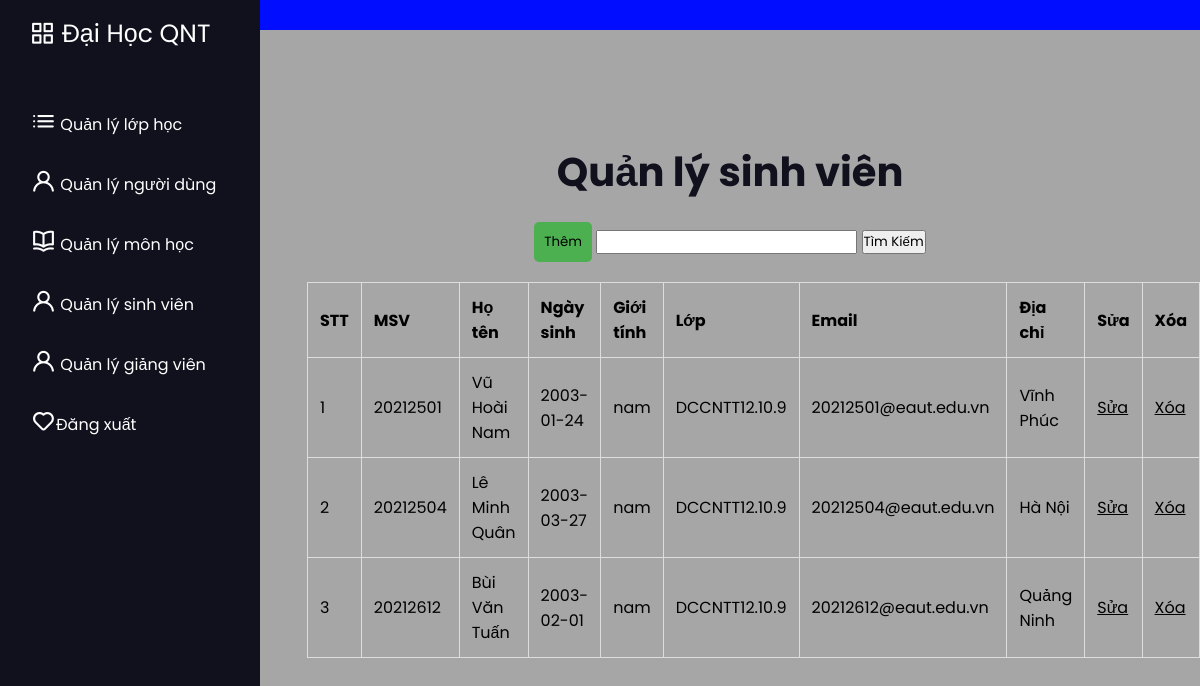
The page /admin/qlsv/quanlysinhvien.php on the database its author committed.
### tables this page shows
CREATE TABLE `sinhvien` (
  `MSV` int(10) NOT NULL,
  `HoTen` text NOT NULL,
  `NgaySinh` date NOT NULL,
  `GioiTinh` varchar(20) NOT NULL,
  `MaLop` varchar(50) NOT NULL,
  `Email` varchar(100) NOT NULL,
  `DiaChi` varchar(150) NOT NULL
);

CREATE TABLE `lop` (
  `MaLop` varchar(20) NOT NULL,
  `TenLop` varchar(30) NOT NULL
);

### connect/connDB.php (called while the page is built, shortened)
<?php
    function executeResult($sql){
        $conn = mysqli_connect(host, username, pass, db);
        $resultset = mysqli_query($conn, $sql);
        $list = [];
        while ($row = mysqli_fetch_array($resultset, 1)) {
            $list[] = $row;
        }
        return $list;
    }

### admin/qlsv/quanlysinhvien.php (the view, shortened to what this page needs)
<?php
    require_once("D:/PHP/xampp/htdocs/BTL_PHP/connect/connDB.php");
?>
<!DOCTYPE html>
<html lang="en">
<head>
    <link rel="stylesheet" href="/BTL_PHP/admin/admin.css">
    <link rel="stylesheet" href="https://unicons.iconscout.com/release/v4.0.8/css/line.css">
</head>
<body>
    <nav class="sidebar">
        <a href="/BTL_PHP/admin/admin.html" class="logo"><i class="uil uil-apps"></i> Đại Học QNT</a>
        <div class="menu-content">
            <ul class="menu-items">
                <li class="item">
                    <a href="/BTL_PHP/admin/qllop/quanlylophoc.php"><i class="uil uil-list-ul"></i> Quản lý lớp học </a>
                </li>
                <li class="item">
                    <a href="/BTL_PHP/admin/qltk/quanlynguoidung.php"><i class="uil uil-user"></i> Quản lý người dùng</a>
                </li>
                <li class="item">
                    <a href="/BTL_PHP/admin/qlmon/quanlymonhoc.php"><i class="uil uil-book-open"></i> Quản lý môn học</a>
                </li>
                <li class="item">
                    <a href="/BTL_PHP/admin/qlsv/quanlysinhvien.php"><i class="uil uil-user"></i> Quản lý sinh viên</a>
                </li>
                <li class="item">
                    <a href="/BTL_PHP/admin/qlgv/quanlygiangvien.php"><i class="uil uil-user"></i> Quản lý giảng viên</a>
                </li>
                <li class="item">
                    <a href="/BTL_PHP/login/index.php"><i class="uil uil-heart"></i>Đăng xuất</a>
                </li>
            </ul>
        </div>
    </nav>
    <nav class="navbar"></nav>
    <main class="main" id="content">
        <form action="" method="post">
            <h1>Quản lý sinh viên</h1>
            <div class="manage-container">
                <button class="manage-button" name="Them"><a href="Them.php">Thêm</a></button>
                <input type="text" name="timkiem">
                <input type="submit" name="btnTim" value="Tìm Kiếm">
            </div>
            <table id="myTable">
                <tr>
                    <td><b>STT</b></td>
                    <td><b>MSV</b></td>
                    <td><b>Họ tên</b></td>
                    <td><b>Ngày sinh</b></td>
                    <td><b>Giới tính</b></td>
                    <td><b>Lớp</b></td>
                    <td><b>Email</b></td>
                    <td><b>Địa chỉ</b></td>
                    <td><b>Sửa</b></td>
                    <td><b>Xóa</b></td>
                </tr>
                <?php
                    if (isset($_POST["btnTim"])) {
                        $tim = $_POST['timkiem'];
                        if (!empty($tim)) {
                            $sql = "SELECT * FROM sinhvien
                                    LEFT JOIN lop ON sinhvien.MaLop = lop.MaLop
                                    WHERE sinhvien.HoTen LIKE '%$tim%' OR sinhvien.Email LIKE '%$tim%'
                                    OR sinhvien.MSV LIKE '%$tim%' OR sinhvien.GioiTinh LIKE '%$tim%'
                                    OR lop.TenLop LIKE '%$tim%' OR sinhvien.DiaChi LIKE '%$tim%'
                                    OR sinhvien.NgaySinh LIKE '%$tim%'";
                        }else {
                            $sql = "SELECT * FROM sinhvien
                                    LEFT JOIN lop ON sinhvien.MaLop = lop.MaLop";
                        }
                    }else {
                        $sql = "SELECT * FROM sinhvien
                                LEFT JOIN lop ON sinhvien.MaLop = lop.MaLop";
                    }
                    $sinhVienList = executeResult($sql);
                    if (!empty($sinhVienList)) {
                        $stt = 1;
                        foreach ($sinhVienList as $sinhVien) {
                            echo "<tr>
                                    <td>$stt</td>
                                    <td>" . $sinhVien["MSV"] . "</td>
                                    <td>" . $sinhVien["HoTen"] . "</td>
                                    <td>" . $sinhVien["NgaySinh"] . "</td>
                                    <td>" . $sinhVien["GioiTinh"] . "</td>
                                    <td>" . $sinhVien["TenLop"] . "</td>
                                    <td>" . $sinhVien["Email"] . "</td>
                                    <td>" . $sinhVien["DiaChi"] . "</td>
                                    <td><a href='Sua.php?id=" . $sinhVien["MSV"] . "'>Sửa</a></td>
                                    <td><a href='Xoa.php?id=" . $sinhVien["MSV"] . "' onclick='return confirm(\"Bạn có chắc chắn muốn xóa?\")'>Xóa</a></td>
                                </tr>";
                            $stt++;
                        }
                    } else {
                        echo "<tr><td colspan='10'>Không có sinh viên.</td></tr>";
                    }
                ?>
            </table>
        </form>
    </main>
</body>
</html>

### admin/admin.css (style rules this page uses)
* { margin: 0; padding: 0; box-sizing: border-box; font-family: "Poppins", sans-serif; }
.sidebar { position: fixed; height: 100%; width: 260px; background: #11101d; padding: 15px; z-index: 99; }
.logo { font-size: 25px; padding: 0 15px; }
.sidebar a { color: #fff; text-decoration: none; }
.menu-content { position: relative; height: 100%; width: 100%; margin-top: 40px; overflow-y: scroll; }
i.uil.uil:before { font-size: 25px; }
.menu-items { height: 100%; width: 100%; list-style: none; transition: all 0.4s ease; }
.item a, .submenu-item { padding: 16px; display: inline-block; width: 100%; border-radius: 12px; }
.item i { font-size: 12px; }
.navbar, .main { left: 260px; width: calc(100% - 260px); transition: all 0.5s ease; z-index: 1000; }
.navbar { position: fixed; color: #fff; padding: 15px 20px; font-size: 25px; background: #000dff; cursor: pointer; }
.main { position: relative; display: flex; align-items: center; justify-content: center; height: 100vh; z-index: 100; background: #a7a6a6; }
.main h1 { color: #11101d; font-size: 40px; text-align: center; }
a { color: black; }

### admin/qlsv/quanlysinhvien.php (style rules this page uses)
table { border-collapse: collapse; width: 100%; margin-top: 20px; }
table, th, td { border: 1px solid #ddd; }
th, td { padding: 12px; text-align: left; }
form { width: 90%; }
.manage-container { margin-top: 10px; display: block; text-align: center; }
.manage-button { padding: 10px; background-color: #4CAF50; color: white; border: none; border-radius: 5px; cursor: pointer; margin-top: 10px; }
.manage-button a { text-decoration: none; }

### rows shown on the page
sinhvien: MSV "20212501", HoTen "Vũ Hoài Nam", NgaySinh "2003-01-24", GioiTinh "nam", MaLop.TenLop "DCCNTT12.10.9", Email "20212501@eaut.edu.vn", DiaChi "Vĩnh Phúc"
sinhvien: MSV "20212504", HoTen "Lê Minh Quân", NgaySinh "2003-03-27", GioiTinh "nam", MaLop.TenLop "DCCNTT12.10.9", Email "20212504@eaut.edu.vn", DiaChi "Hà Nội"
sinhvien: MSV "20212612", HoTen "Bùi Văn Tuấn", NgaySinh "2003-02-01", GioiTinh "nam", MaLop.TenLop "DCCNTT12.10.9", Email "20212612@eaut.edu.vn", DiaChi "Quảng Ninh"
